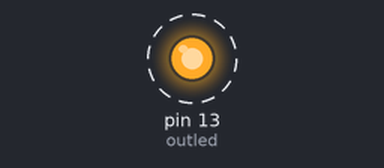
Bench run of a sketch on a simulated Arduino Uno, built with avr-gcc and run on an emulated ATmega328P. Parts: output pins drawn as LEDs (lit = HIGH). Dashed ring = blinking.

Above: at 0.3 s.
Timing chart, 0 to 3.5 s (numbered marks = the images above):
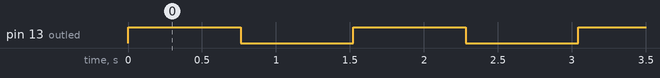

Measured:
- by itself, pin 13 (outled): alternates HIGH for 0.76 s and LOW for 0.76 s

The sketch:

one_led_blinker.ino
```cpp
int outled = 13;
// تعریف متغیر گلوبال برای ال ای دی خروجی که در صورت نیاز به تغییر پین خروجی از این قسمت استفاده شود
// پین شماره 13 در آردوینو یونو ار 3 به یک ال ای دی روی برد وصل است و نیازی به اتصال ال ای دی خارجی نیست

// فانکشن ستاپ که فقط یکبار اجرا می شود void setup
void setup() {
pinMode(outled, OUTPUT);
// با دستور پین مود حالت پین را مشخص می کنیم که در اینجا پین خروجی است
}

// فانکشن لوپ که به طور مداوم اجرا می شود void loop
void loop() {
digitalWrite(outled,HIGH);
// با دستور دیجیتال رایت روی پین مشخص شده می نویسم که در اینجا با این دستور خروجی 1 منطقی یا روشن شدن ال ای دی است
delay(761);
// با دیلی یک تاخیر بر حسب میلی ثانیه ایجاد می کنیم تا دستورات بعدی بعد از اتمام تایم تاخیر اجرا شوند
digitalWrite(outled,LOW);
// خروجی پین مشخص شده را 0 منطقی یا ال ای دی را خاموش می کنیم
delay(761);
// با دیلی یک تاخیر بر حسب میلی ثانیه ایجاد می کنیم تا دستورات بعدی بعد از اتمام تایم تاخیر اجرا شوند
}
//با اجرای این کد ال ای دی روی برد که متصل به پین 13 است چشمک می زند
```
